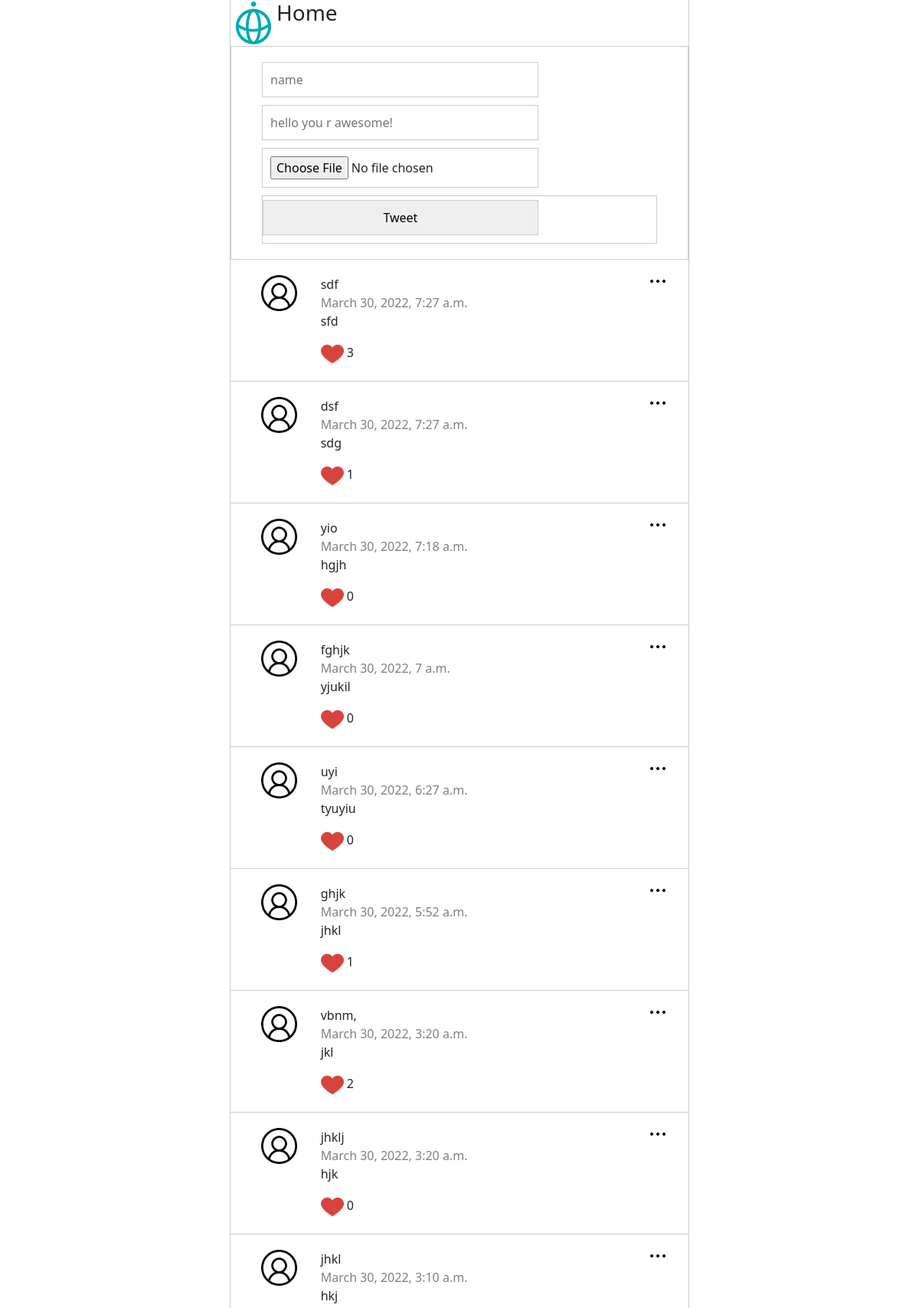
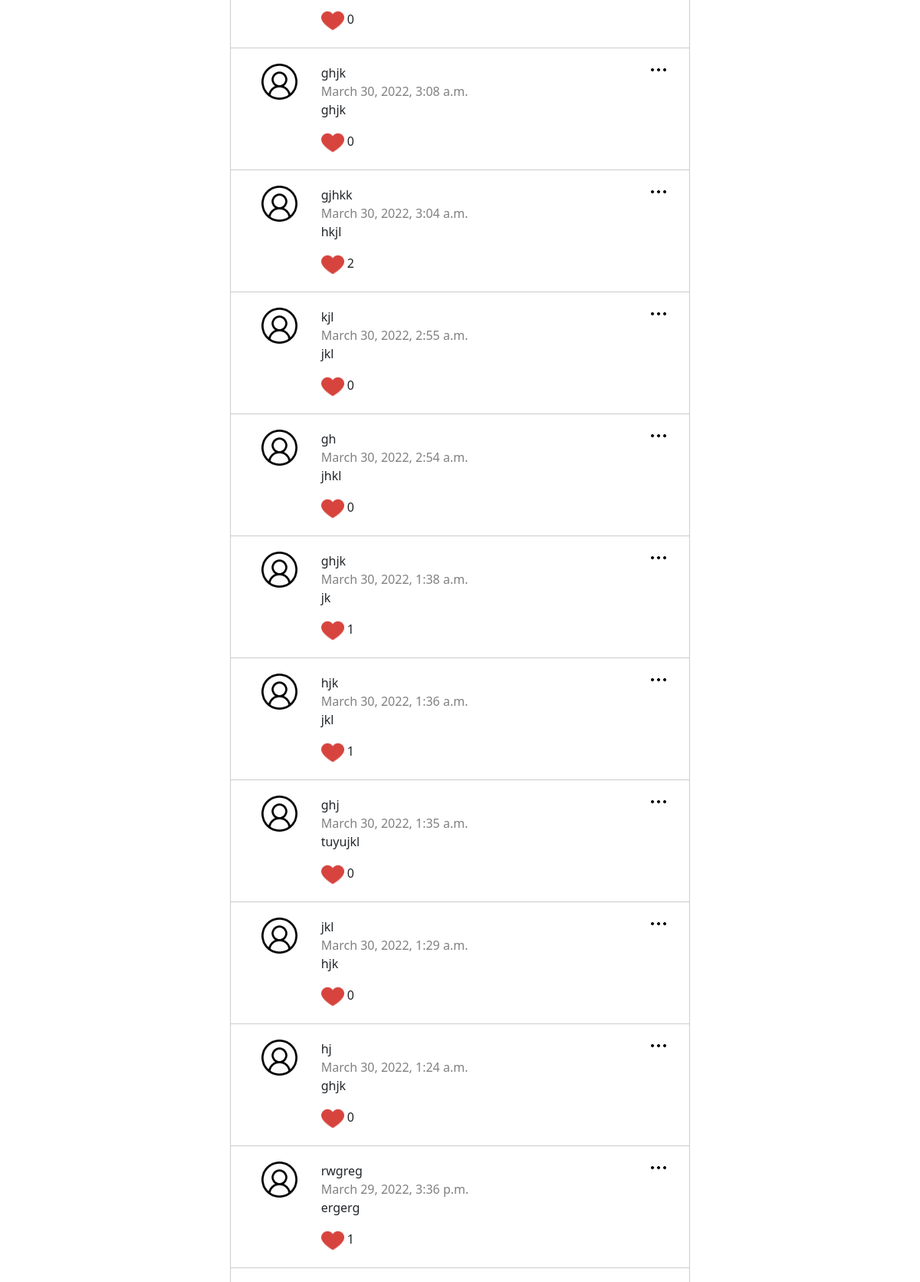
The page / (upper part) on the database its author committed (2 pictures, top to bottom).
### posts/models.py (models this page shows)
class Post(models.Model):
    class Meta(object):
        db_table = 'post'
    name = models.CharField(
        'Name',blank = False,null = False, max_length = 14,db_index =True,default = 'Anonymous'
    )
    body = models.CharField(
        'Body', blank = True, max_length = 140, db_index = True
    )
    image = CloudinaryField(
        'image', blank=True, null =True, db_index=True
    )
    likecount = models.IntegerField(
        'Like',default = 0, null=True, blank=True
     )
    created_at = models.DateTimeField(
        'Created Datatime', blank=True, auto_now_add=True
    )

### posts/views.py (the view, shortened to what this page needs)
# urls.py: path('', views.index, name ='index'),
def index(request):
    posts = Post.objects.all().order_by('-created_at')[:20]
    form = PostForm()
    return render(request, 'posts.html', {'posts': posts})

### templates/posts.html (shortened to what this page needs)
{% extends "base.html" %} {% block content %} {% load static %}
<section class="content">
  <div class="header">
    <img
      src="{% static 'img/techis-logo (1).png' %}"
      alt=""
      style="width: 60px"
    />
    <h3>Home</h3>
  </div>
  <section class="post_form">
    <form action="/" method="POST" enctype="multipart/form-data">
      <input type="text" name="name" placeholder="name" required />
      <input name="body" placeholder="hello you r awesome!" required />
      <input type="file" name="image" />
      <div class="input1">
        <input type="submit" value="Tweet" />
      </div>
    </form>
  </section>
  <section class="posts">
    <ul>
      {% for post in posts %}
      <li>
        <img class="menu_icon js-menu-icon" src="{% static 'img/menu.png' %}" />
        <div class="logo">
          <img src="{% static 'img/profile-user.png' %}" />
        </div>
        <div class="name_body">
          <div class="name">{{ post.name}}</div>
          <div class="datetime">{{ post.created_at }}</div>
          <p>{{ post.body }}</p>
            <a href="likes/{{ post.id }}"
              ><img src="{% static 'img/heart.png' %}" style="width: 30px"
            /></a>
            {{post.likecount}}
          </div>
      </li>
      {% endfor %}
    </ul>
  </section>
</section>
{% endblock %}

### templates/base.html (shortened to what this page needs)
<!DOCTYPE html>
<html lang="en">
  <head>
    <link
      href="https://cdn.jsdelivr.net/npm/bootstrap@5.0.0-beta1/dist/css/bootstrap.min.css"
      rel="stylesheet"
    />
    {% load static %}
    <link rel="stylesheet" href="{% static 'css/styles.css' %}" />
  </head>
  <body>
    {% block content %} {{ content }} {% endblock %} {% load static %}
  </body>
</html>

### static/css/styles.css (style rules this page uses)
html, body { height: auto; }
.content { max-width: 600px; height: 100%; margin: 0 auto; border-left: 1px solid #ccc; border-right: 1px solid #ccc; }
.header { display: flex; }
.post_form { padding: 20px 40px; border: 1px solid #ccc; }
.post_form input { width: 70%; margin-bottom: 10px; padding: 10px; border: 1px solid #ccc; }
.input1 { display: flex; justify-content: space-between; border: 1px solid #ccc; padding-top: 5px; padding-bottom: 0; }
.posts ul { padding: 0; }
.posts li { position: relative; display: flex; border-bottom: 1px solid #ccc; padding: 20px 40px; list-style: none; }
.posts li .menu_icon { width: 20px; position: absolute; right: 30px; top: 18px; }
.posts li .logo { flex-basis: 15%; }
.posts li .logo img { width: 60%; }
.posts li .name_body { flex-basis: 85%; }
.posts li .name_body .datetime { color: gray; }

### rows shown on the page
Post: name "sdf", created_at "March 30, 2022, 7:27 a.m.", body "sfd", likecount "3"
Post: name "dsf", created_at "March 30, 2022, 7:27 a.m.", body "sdg", likecount "1"
Post: name "yio", created_at "March 30, 2022, 7:18 a.m.", body "hgjh", likecount "0"
Post: name "fghjk", created_at "March 30, 2022, 7 a.m.", body "yjukil", likecount "0"
Post: name "uyi", created_at "March 30, 2022, 6:27 a.m.", body "tyuyiu", likecount "0"
Post: name "ghjk", created_at "March 30, 2022, 5:52 a.m.", body "jhkl", likecount "1"
Post: name "vbnm,", created_at "March 30, 2022, 3:20 a.m.", body "jkl", likecount "2"
Post: name "jhklj", created_at "March 30, 2022, 3:20 a.m.", body "hjk", likecount "0"
Post: name "jhkl", created_at "March 30, 2022, 3:10 a.m.", body "hkj", likecount "0"
Post: name "ghjk", created_at "March 30, 2022, 3:08 a.m.", body "ghjk", likecount "0"
Post: name "gjhkk", created_at "March 30, 2022, 3:04 a.m.", body "hkjl", likecount "2"
Post: name "kjl", created_at "March 30, 2022, 2:55 a.m.", body "jkl", likecount "0"
Post: name "gh", created_at "March 30, 2022, 2:54 a.m.", body "jhkl", likecount "0"
Post: name "ghjk", created_at "March 30, 2022, 1:38 a.m.", body "jk", likecount "1"
Post: name "hjk", created_at "March 30, 2022, 1:36 a.m.", body "jkl", likecount "1"
Post: name "ghj", created_at "March 30, 2022, 1:35 a.m.", body "tuyujkl", likecount "0"
Post: name "jkl", created_at "March 30, 2022, 1:29 a.m.", body "hjk", likecount "0"
Post: name "hj", created_at "March 30, 2022, 1:24 a.m.", body "ghjk", likecount "0"
Post: name "rwgreg", created_at "March 29, 2022, 3:36 p.m.", body "ergerg", likecount "1"
